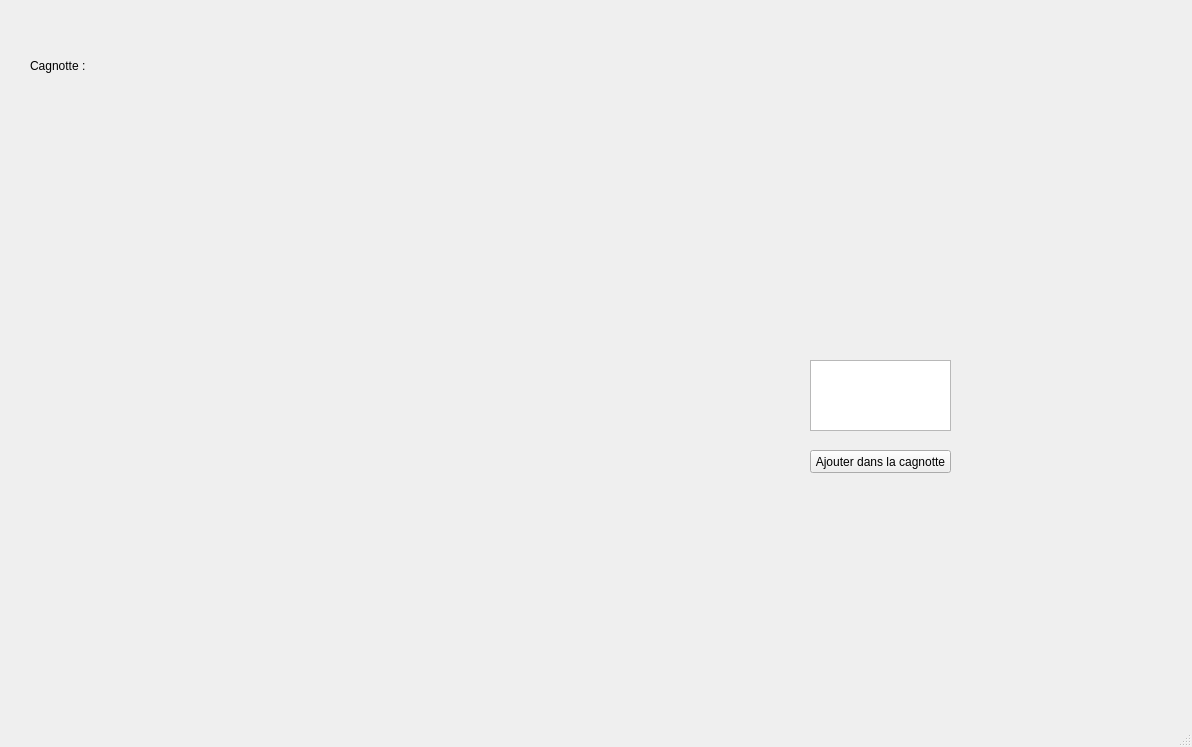
<?xml version="1.0" encoding="UTF-8"?>
<ui version="4.0">
 <class>MainShareCount</class>
 <widget class="QMainWindow" name="MainShareCount">
  <property name="geometry">
   <rect>
    <x>0</x>
    <y>0</y>
    <width>1192</width>
    <height>747</height>
   </rect>
  </property>
  <property name="windowTitle">
   <string>MainShareCount</string>
  </property>
  <widget class="QWidget" name="centralwidget">
   <widget class="QStackedWidget" name="stackedWidget">
    <property name="geometry">
     <rect>
      <x>-10</x>
      <y>20</y>
      <width>1191</width>
      <height>721</height>
     </rect>
    </property>
    <property name="currentIndex">
     <number>4</number>
    </property>
    <widget class="QWidget" name="Accueil">
     <widget class="QPushButton" name="InscriptionAcc">
      <property name="geometry">
       <rect>
        <x>880</x>
        <y>50</y>
        <width>80</width>
        <height>21</height>
       </rect>
      </property>
      <property name="text">
       <string>Inscription</string>
      </property>
     </widget>
     <widget class="QPushButton" name="ConnexionAcc">
      <property name="geometry">
       <rect>
        <x>880</x>
        <y>80</y>
        <width>80</width>
        <height>21</height>
       </rect>
      </property>
      <property name="text">
       <string>Connexion</string>
      </property>
     </widget>
     <widget class="QLabel" name="label">
      <property name="geometry">
       <rect>
        <x>100</x>
        <y>50</y>
        <width>531</width>
        <height>191</height>
       </rect>
      </property>
      <property name="text">
       <string>&lt;html&gt;&lt;head/&gt;&lt;body&gt;&lt;p&gt;&lt;span style=&quot; font-size:72pt; font-weight:600; font-style:italic; text-decoration: underline; color:#204a87;&quot;&gt;ShareCount&lt;/span&gt;&lt;/p&gt;&lt;/body&gt;&lt;/html&gt;</string>
      </property>
     </widget>
    </widget>
    <widget class="QWidget" name="Inscription">
     <widget class="QTextEdit" name="emailInscription">
      <property name="geometry">
       <rect>
        <x>230</x>
        <y>150</y>
        <width>501</width>
        <height>31</height>
       </rect>
      </property>
      <property name="html">
       <string>&lt;!DOCTYPE HTML PUBLIC &quot;-//W3C//DTD HTML 4.0//EN&quot; &quot;http://www.w3.org/TR/REC-html40/strict.dtd&quot;&gt;
&lt;html&gt;&lt;head&gt;&lt;meta name=&quot;qrichtext&quot; content=&quot;1&quot; /&gt;&lt;style type=&quot;text/css&quot;&gt;
p, li { white-space: pre-wrap; }
&lt;/style&gt;&lt;/head&gt;&lt;body style=&quot; font-family:'MS Shell Dlg 2'; font-size:8.25pt; font-weight:400; font-style:normal;&quot;&gt;
&lt;p style=&quot;-qt-paragraph-type:empty; margin-top:0px; margin-bottom:0px; margin-left:0px; margin-right:0px; -qt-block-indent:0; text-indent:0px;&quot;&gt;&lt;br /&gt;&lt;/p&gt;&lt;/body&gt;&lt;/html&gt;</string>
      </property>
     </widget>
     <widget class="QTextEdit" name="mdpInscription">
      <property name="geometry">
       <rect>
        <x>230</x>
        <y>240</y>
        <width>501</width>
        <height>31</height>
       </rect>
      </property>
      <property name="html">
       <string>&lt;!DOCTYPE HTML PUBLIC &quot;-//W3C//DTD HTML 4.0//EN&quot; &quot;http://www.w3.org/TR/REC-html40/strict.dtd&quot;&gt;
&lt;html&gt;&lt;head&gt;&lt;meta name=&quot;qrichtext&quot; content=&quot;1&quot; /&gt;&lt;style type=&quot;text/css&quot;&gt;
p, li { white-space: pre-wrap; }
&lt;/style&gt;&lt;/head&gt;&lt;body style=&quot; font-family:'MS Shell Dlg 2'; font-size:8.25pt; font-weight:400; font-style:normal;&quot;&gt;
&lt;p style=&quot;-qt-paragraph-type:empty; margin-top:0px; margin-bottom:0px; margin-left:0px; margin-right:0px; -qt-block-indent:0; text-indent:0px;&quot;&gt;&lt;br /&gt;&lt;/p&gt;&lt;/body&gt;&lt;/html&gt;</string>
      </property>
     </widget>
     <widget class="QPushButton" name="Inscrit">
      <property name="geometry">
       <rect>
        <x>660</x>
        <y>430</y>
        <width>80</width>
        <height>21</height>
       </rect>
      </property>
      <property name="text">
       <string>S'inscrire</string>
      </property>
     </widget>
     <widget class="QLabel" name="label_2">
      <property name="geometry">
       <rect>
        <x>370</x>
        <y>20</y>
        <width>221</width>
        <height>71</height>
       </rect>
      </property>
      <property name="text">
       <string>&lt;html&gt;&lt;head/&gt;&lt;body&gt;&lt;p&gt;&lt;span style=&quot; font-size:28pt; font-weight:600; text-decoration: underline; color:#cc0000;&quot;&gt;Inscription :&lt;/span&gt;&lt;/p&gt;&lt;/body&gt;&lt;/html&gt;</string>
      </property>
     </widget>
     <widget class="QLabel" name="label_3">
      <property name="geometry">
       <rect>
        <x>440</x>
        <y>110</y>
        <width>61</width>
        <height>31</height>
       </rect>
      </property>
      <property name="text">
       <string>&lt;html&gt;&lt;head/&gt;&lt;body&gt;&lt;p&gt;&lt;span style=&quot; font-size:14pt; font-weight:600; color:#cc0000;&quot;&gt;Email :&lt;/span&gt;&lt;/p&gt;&lt;/body&gt;&lt;/html&gt;</string>
      </property>
     </widget>
     <widget class="QLabel" name="label_4">
      <property name="geometry">
       <rect>
        <x>410</x>
        <y>200</y>
        <width>141</width>
        <height>21</height>
       </rect>
      </property>
      <property name="text">
       <string>&lt;html&gt;&lt;head/&gt;&lt;body&gt;&lt;p&gt;&lt;span style=&quot; font-size:14pt; font-weight:600; color:#cc0000;&quot;&gt;Mot De Passe :&lt;/span&gt;&lt;/p&gt;&lt;/body&gt;&lt;/html&gt;</string>
      </property>
     </widget>
     <widget class="QPushButton" name="returnInsc">
      <property name="geometry">
       <rect>
        <x>230</x>
        <y>430</y>
        <width>89</width>
        <height>21</height>
       </rect>
      </property>
      <property name="text">
       <string>Retour</string>
      </property>
     </widget>
     <widget class="QTextEdit" name="cMdpInscription">
      <property name="geometry">
       <rect>
        <x>230</x>
        <y>330</y>
        <width>501</width>
        <height>31</height>
       </rect>
      </property>
     </widget>
     <widget class="QLabel" name="label_8">
      <property name="geometry">
       <rect>
        <x>360</x>
        <y>290</y>
        <width>261</width>
        <height>31</height>
       </rect>
      </property>
      <property name="text">
       <string>&lt;html&gt;&lt;head/&gt;&lt;body&gt;&lt;p&gt;&lt;span style=&quot; font-size:14pt; font-weight:600; color:#cc0000;&quot;&gt;Confirmation Mot De Passe : &lt;/span&gt;&lt;/p&gt;&lt;/body&gt;&lt;/html&gt;</string>
      </property>
     </widget>
     <widget class="QPushButton" name="cleanIns">
      <property name="geometry">
       <rect>
        <x>440</x>
        <y>430</y>
        <width>89</width>
        <height>21</height>
       </rect>
      </property>
      <property name="text">
       <string>Effacer</string>
      </property>
     </widget>
    </widget>
    <widget class="QWidget" name="Connexion_2">
     <widget class="QTextEdit" name="emailC">
      <property name="geometry">
       <rect>
        <x>270</x>
        <y>150</y>
        <width>451</width>
        <height>31</height>
       </rect>
      </property>
     </widget>
     <widget class="QTextEdit" name="mdpC">
      <property name="geometry">
       <rect>
        <x>270</x>
        <y>290</y>
        <width>451</width>
        <height>31</height>
       </rect>
      </property>
     </widget>
     <widget class="QPushButton" name="Connexion">
      <property name="geometry">
       <rect>
        <x>640</x>
        <y>360</y>
        <width>80</width>
        <height>21</height>
       </rect>
      </property>
      <property name="text">
       <string>Connexion</string>
      </property>
     </widget>
     <widget class="QLabel" name="label_5">
      <property name="geometry">
       <rect>
        <x>380</x>
        <y>20</y>
        <width>221</width>
        <height>51</height>
       </rect>
      </property>
      <property name="text">
       <string>&lt;html&gt;&lt;head/&gt;&lt;body&gt;&lt;p&gt;&lt;span style=&quot; font-size:28pt; font-weight:600; text-decoration: underline; color:#cc0000;&quot;&gt;Connexion : &lt;/span&gt;&lt;/p&gt;&lt;/body&gt;&lt;/html&gt;</string>
      </property>
     </widget>
     <widget class="QLabel" name="label_6">
      <property name="geometry">
       <rect>
        <x>456</x>
        <y>110</y>
        <width>61</width>
        <height>31</height>
       </rect>
      </property>
      <property name="text">
       <string>&lt;html&gt;&lt;head/&gt;&lt;body&gt;&lt;p&gt;&lt;span style=&quot; font-size:14pt; font-weight:600; color:#cc0000;&quot;&gt;Email : &lt;/span&gt;&lt;/p&gt;&lt;/body&gt;&lt;/html&gt;</string>
      </property>
     </widget>
     <widget class="QLabel" name="label_7">
      <property name="geometry">
       <rect>
        <x>430</x>
        <y>250</y>
        <width>131</width>
        <height>31</height>
       </rect>
      </property>
      <property name="text">
       <string>&lt;html&gt;&lt;head/&gt;&lt;body&gt;&lt;p&gt;&lt;span style=&quot; font-size:14pt; font-weight:600; color:#cc0000;&quot;&gt;Mot De Passe :&lt;/span&gt;&lt;/p&gt;&lt;/body&gt;&lt;/html&gt;</string>
      </property>
     </widget>
     <widget class="QPushButton" name="returnCo">
      <property name="geometry">
       <rect>
        <x>270</x>
        <y>360</y>
        <width>89</width>
        <height>21</height>
       </rect>
      </property>
      <property name="text">
       <string>Retour</string>
      </property>
     </widget>
     <widget class="QPushButton" name="cleanCo">
      <property name="geometry">
       <rect>
        <x>450</x>
        <y>360</y>
        <width>89</width>
        <height>21</height>
       </rect>
      </property>
      <property name="text">
       <string>Effacer</string>
      </property>
     </widget>
    </widget>
    <widget class="QWidget" name="Connectee">
     <widget class="QLabel" name="label_9">
      <property name="geometry">
       <rect>
        <x>50</x>
        <y>0</y>
        <width>201</width>
        <height>51</height>
       </rect>
      </property>
      <property name="text">
       <string>&lt;html&gt;&lt;head/&gt;&lt;body&gt;&lt;p&gt;&lt;span style=&quot; font-size:26pt; font-weight:600; text-decoration: underline; color:#cc0000;&quot;&gt;Bienvenue !&lt;/span&gt;&lt;/p&gt;&lt;/body&gt;&lt;/html&gt;</string>
      </property>
     </widget>
     <widget class="QPushButton" name="createCagnotte">
      <property name="geometry">
       <rect>
        <x>50</x>
        <y>60</y>
        <width>121</width>
        <height>25</height>
       </rect>
      </property>
      <property name="text">
       <string>Creer Cagnotte</string>
      </property>
     </widget>
     <widget class="QPushButton" name="deconnexion">
      <property name="geometry">
       <rect>
        <x>828</x>
        <y>10</y>
        <width>91</width>
        <height>25</height>
       </rect>
      </property>
      <property name="text">
       <string>deconnexion</string>
      </property>
     </widget>
    </widget>
    <widget class="QWidget" name="Cagnotte">
     <widget class="QLabel" name="label_10">
      <property name="geometry">
       <rect>
        <x>80</x>
        <y>-10</y>
        <width>261</width>
        <height>141</height>
       </rect>
      </property>
      <property name="text">
       <string/>
      </property>
     </widget>
     <widget class="QLabel" name="label_11">
      <property name="geometry">
       <rect>
        <x>40</x>
        <y>20</y>
        <width>251</width>
        <height>51</height>
       </rect>
      </property>
      <property name="text">
       <string>Cagnotte : </string>
      </property>
     </widget>
     <widget class="QPushButton" name="boutonCagnotte">
      <property name="geometry">
       <rect>
        <x>820</x>
        <y>430</y>
        <width>141</width>
        <height>23</height>
       </rect>
      </property>
      <property name="text">
       <string>Ajouter dans la cagnotte</string>
      </property>
     </widget>
     <widget class="QTextEdit" name="montant">
      <property name="geometry">
       <rect>
        <x>820</x>
        <y>340</y>
        <width>141</width>
        <height>71</height>
       </rect>
      </property>
     </widget>
    </widget>
   </widget>
  </widget>
  <widget class="QMenuBar" name="menubar">
   <property name="geometry">
    <rect>
     <x>0</x>
     <y>0</y>
     <width>1192</width>
     <height>21</height>
    </rect>
   </property>
  </widget>
  <widget class="QStatusBar" name="statusbar"/>
 </widget>
 <resources/>
 <connections/>
</ui>
